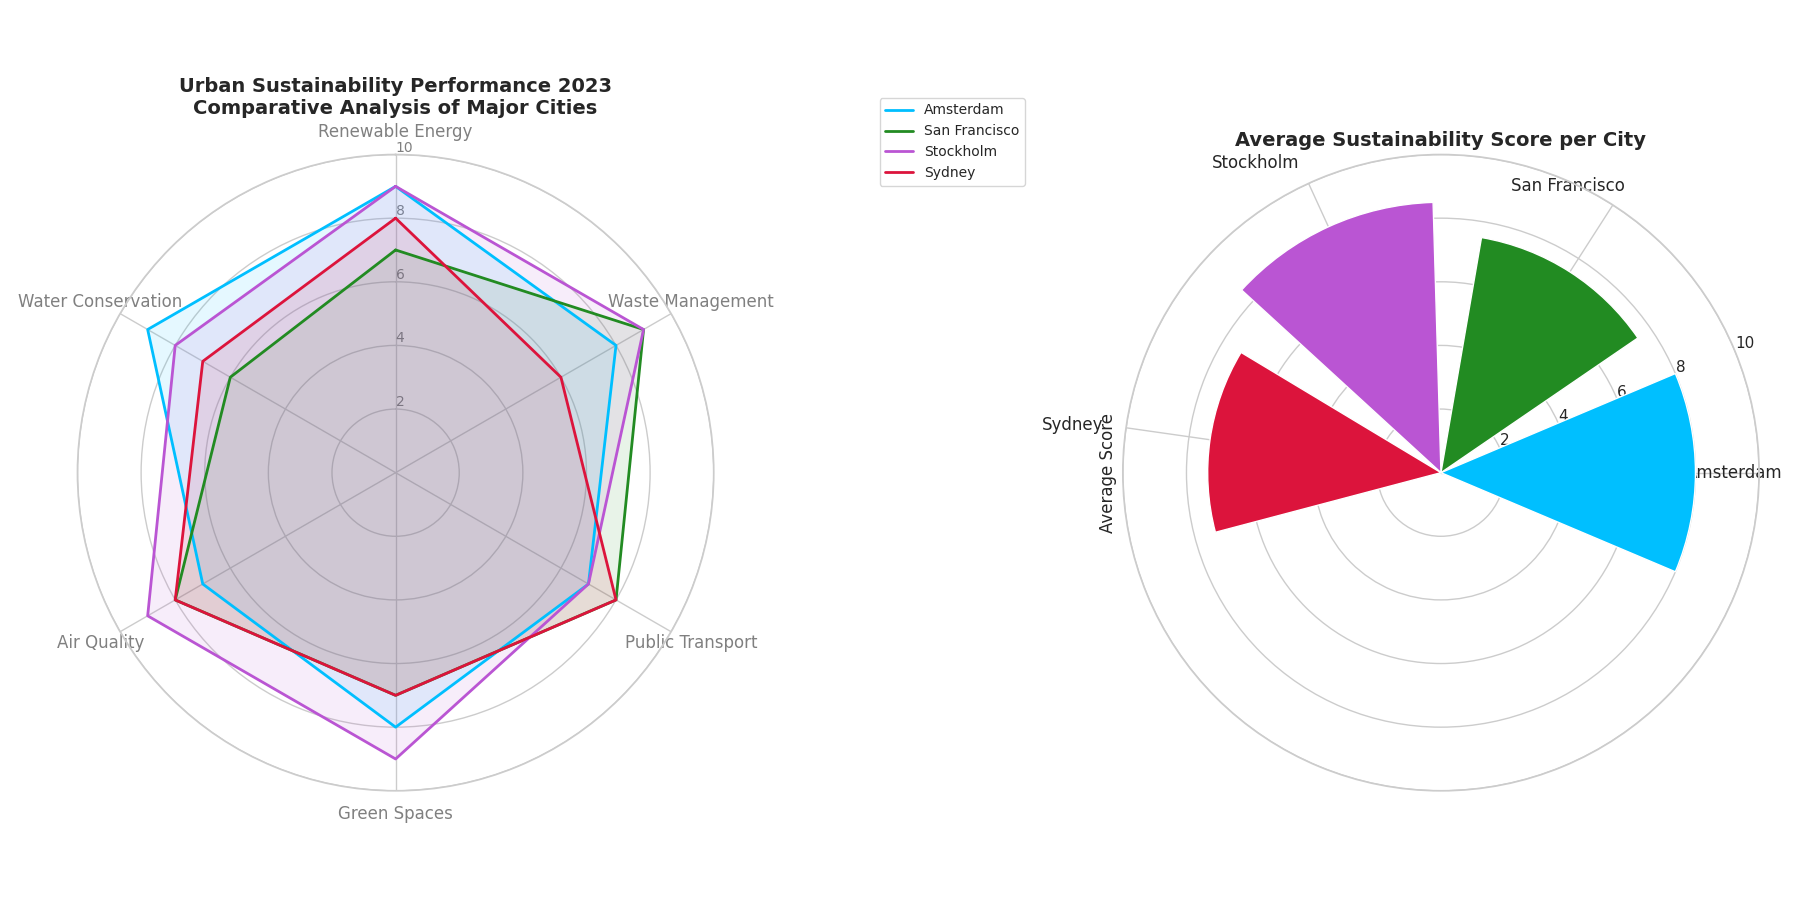

Write the Python code that produced this figure.
import matplotlib.pyplot as plt
import numpy as np

categories = ['Renewable Energy', 'Waste Management', 'Public Transport',
              'Green Spaces', 'Air Quality', 'Water Conservation']
num_vars = len(categories)

scores = {
    'Amsterdam': [9, 8, 7, 8, 7, 9],
    'San Francisco': [7, 9, 8, 7, 8, 6],
    'Stockholm': [9, 9, 7, 9, 9, 8],
    'Sydney': [8, 6, 8, 7, 8, 7]
}

for city in scores:
    scores[city] += scores[city][:1]

angles = np.linspace(0, 2 * np.pi, num_vars, endpoint=False).tolist()
angles += angles[:1]

fig, axs = plt.subplots(1, 2, figsize=(18, 9), subplot_kw={'polar': True})

ax = axs[0]
ax.set_theta_offset(np.pi / 2)
ax.set_theta_direction(-1)
ax.set_xticks(angles[:-1])
ax.set_xticklabels(categories, color='grey', size=12)
ax.set_rlabel_position(0)
ax.set_yticks([2, 4, 6, 8, 10])
ax.set_yticklabels(["2", "4", "6", "8", "10"], color="grey", size=10)
ax.set_ylim(0, 10)

colors = ['deepskyblue', 'forestgreen', 'mediumorchid', 'crimson']

for i, (city, score) in enumerate(scores.items()):
    ax.plot(angles, score, linewidth=2, linestyle='solid', label=city, color=colors[i])
    ax.fill(angles, score, color=colors[i], alpha=0.1)

ax.set_title("Urban Sustainability Performance 2023\nComparative Analysis of Major Cities", size=14, weight='bold')

ax2 = axs[1]
average_scores = {city: np.mean(scores[city][:-1]) for city in scores}
ax2.bar(average_scores.keys(), average_scores.values(), color=colors)
ax2.set_ylim(0, 10)
ax2.set_title("Average Sustainability Score per City", size=14, weight='bold')
ax2.set_ylabel('Average Score', size=12)
ax2.set_xticklabels(average_scores.keys(), rotation=45, ha='right', fontsize=12)

ax.legend(loc='upper right', bbox_to_anchor=(1.5, 1.1), fontsize=10)

plt.tight_layout()
plt.show()
